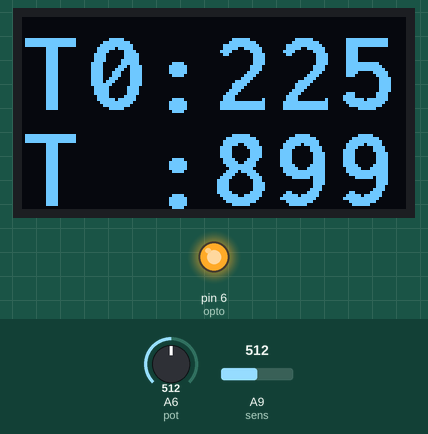
The sketch below on a simulated Arduino Mega 2560, built with avr-gcc and run on an emulated ATmega2560. Parts: 128×64 one-colour display, output pins drawn as LEDs (lit = HIGH). The inputs (shaded band) are chosen by the test bench; at power-on: A9 (sens) = 512, A6 (pot) = 512. What the sketch prints to the serial monitor is not drawn.

Above: at 1.2 s.
1.3 s: A9 (sens) set to 311
At 2.4 s:
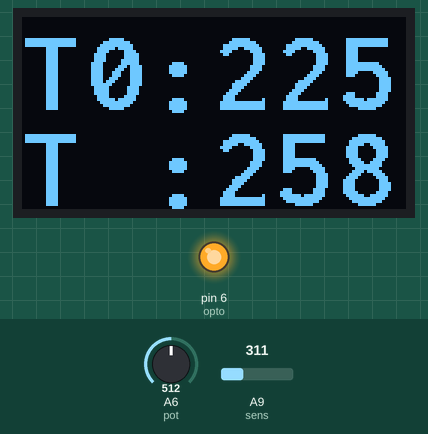
2.9 s: A9 (sens) set to 281
At 4.2 s:
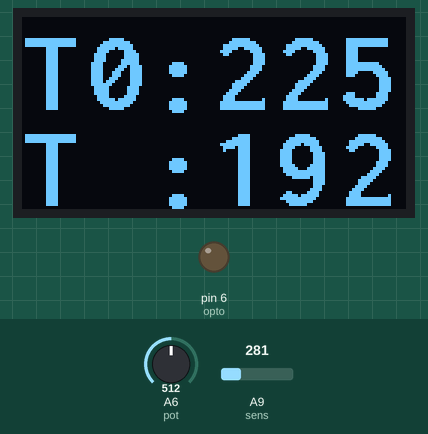
4.5 s: A6 (pot) set to 364
At 5.6 s:
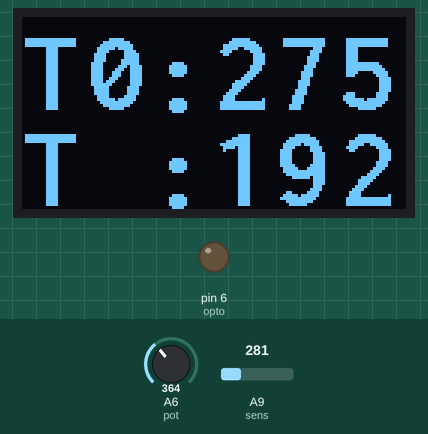
6.1 s: A6 (pot) set to 356
At 6.7 s:
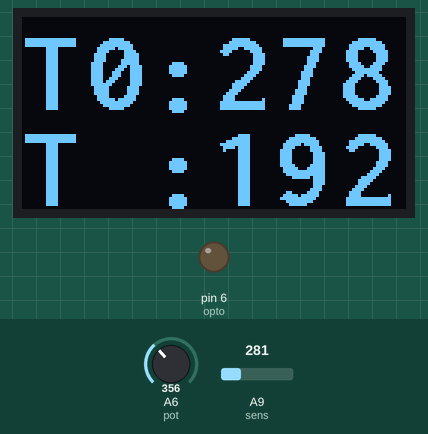
7.7 s: A9 (sens) set to 306
At 8.9 s:
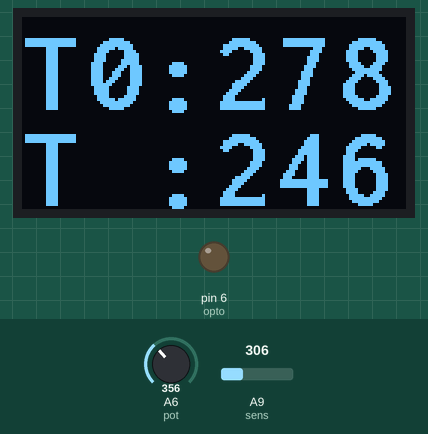
9.3 s: A6 (pot) set to 306
At 10.5 s:
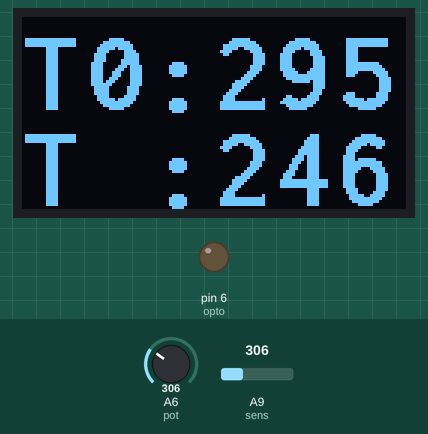
Timing chart, 0 to 11.9 s (numbered marks = the images above; inputs shaded):
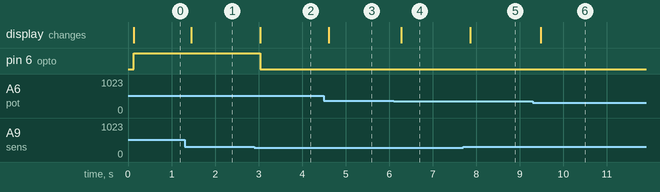

The sketch:

VP800duino.ino
```cpp
/* VP800duino  jacquesBBB 9/1/2017
programme pour la station de dessoudage Weller VP800 avec en plus un affichage OLED I2C/ */
#include <Arduino.h>
#include <U8g2lib.h>

U8G2_SSD1306_128X64_NONAME_F_SW_I2C oled(U8G2_R0, /* clock=*/ SCL, /* data=*/ SDA, /* reset=*/ U8X8_PIN_NONE);   // All Boards without Reset of the Display

#define opto   6    // adresse d'activation de l optocoupleur  LOW ->  turn heater on.
#define pot  A6     // potentiometre
#define sens A9     // capteur temp

long val=0;
long vals=0;
float temp0;
int tempmax=400;  // temp max d'affichage
int tempmin=50;  // temp min d'affichage

float V;
float VV0=5;    // tension courante
float R;
float R0=112;
float temp00=-273;   // coefs pour la conversion  R -> temp
float tc=12.85;      //
float temp;

void setup() {
  pinMode(opto, OUTPUT);
  Serial.begin(19200);
  analogReference(DEFAULT);
  // oled
  oled.begin();
  oled.setFont(u8g2_font_inb24_mr ); // font 24 pt
}

void loop() {
  gettemp();
  printterm();
  printoled();
  control();
}

void control(){
// regulation du fer
  if ( temp < temp0 ) {
      digitalWrite(opto, LOW);    // turn on the iron
    }else{
      digitalWrite(opto, HIGH);    // turn off the iron
   }
}

void gettemp(){
// acquisition des temperatures
// temp de reference
  val = analogRead(pot);
  temp0=((1024-val)*(tempmax-tempmin))/1024.0+tempmin;

// temp instantannee
  vals = analogRead(sens);
   R=(R0*vals)/(1024-vals);   // valeur de la resistance
   temp=temp00+tc*R;
// correction apres test
   temp = 0.79*temp -22;
}

void printoled(){
  int it0;
  int it1;
  it0=int(temp0);
  it1=int(temp);

   oled.clearBuffer();          // clear the internal memory
   oled.setCursor(0,31);
   oled.print("T0:");
   oled.print(it0);
   oled.setCursor(0,63);
   oled.print("T :");
   oled.print(it1);
   oled.sendBuffer();          // transfer internal memory to the display
}

void printterm(){
// for debugging
  Serial.print(val);
  Serial.print("  T0 :");
  Serial.print(temp0);
  Serial.print("  vals :");
  Serial.print(vals);
  Serial.print("  V :");
  Serial.print( V);
  Serial.print("  R :");
  Serial.print( R);
  Serial.print("  T :");
  Serial.println( temp);
}
```

Measured:
- the behaviour switches between 297 and 296 on A9 (sens) (found by bisection; images 1 and 2)
- after the input at 1.3 s, the display: changes after 0.15 s (image 1)
- after the input at 2.9 s, pin 6 (opto): HIGH → LOW after 0.14 s; the display: changes after 0.14 s (image 2)
- after the input at 4.5 s, the display: changes after 0.11 s (image 3)
- after the input at 6.1 s, the display: changes after 0.17 s (image 4)
- after the input at 7.7 s, the display: changes after 0.16 s (image 5)
- after the input at 9.3 s, the display: changes after 0.18 s (image 6)
